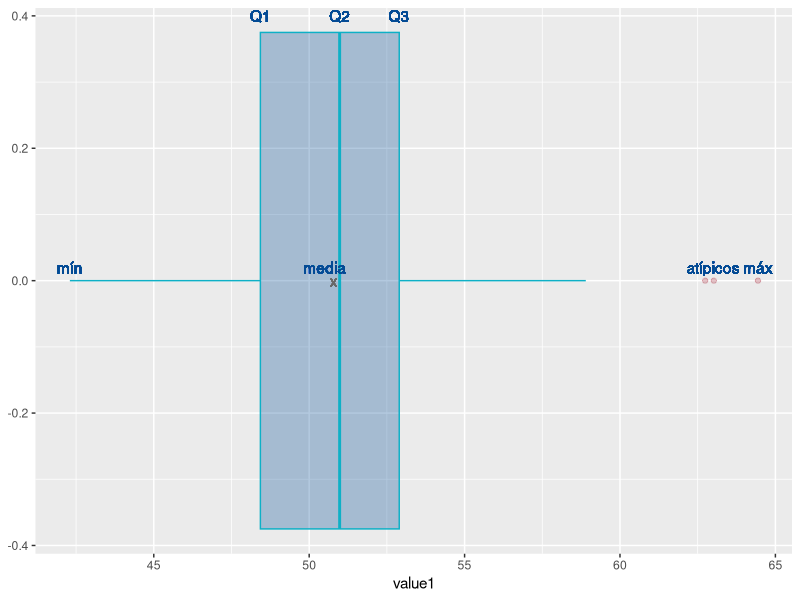
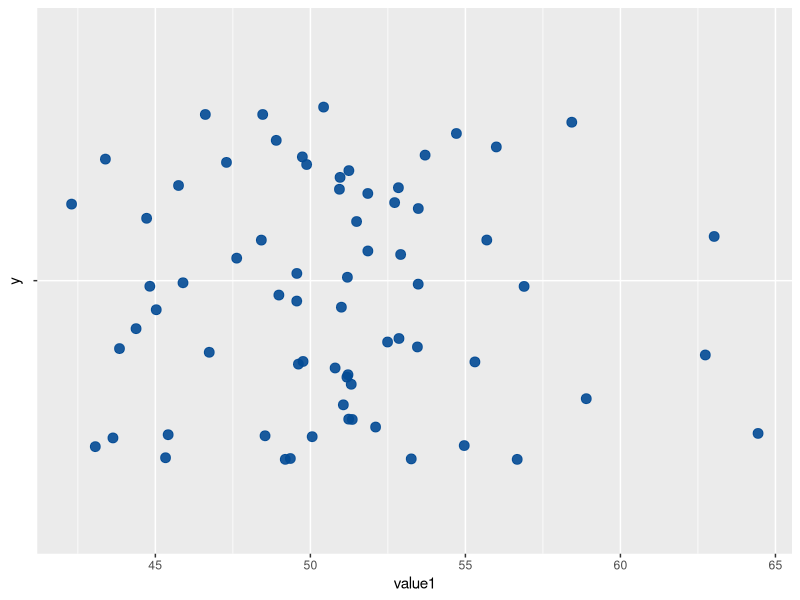

Reproduce these figures in R, in order.
library(tidyverse)
x=c(51.35, 49.88, 49.35, 51.21, 51.24, 45.75, 48.42, 47.29, 48.98, 50.06, 50.94, 45.41, 55.69, 48.90, 56.00, 44.72, 56.89, 46.61, 53.25, 48.46, 49.74, 45.03, 63.02, 50.96, 50.43, 51.19, 53.45, 52.10, 49.61, 45.89, 49.76, 42.30, 53.48, 54.71, 53.48, 56.67, 44.38, 51.18, 51.06, 54.96, 64.44, 51.85, 45.33, 62.74, 43.84, 51.32, 53.70, 51.00, 52.86, 43.06, 43.63, 51.24, 52.84, 49.19, 49.56, 49.56, 51.49, 55.31, 46.74, 47.62, 51.85, 58.90, 50.80, 43.39, 48.54, 52.72, 44.82, 52.49, 58.43, 52.91)
data1 <- data.frame(
  name1=rep("A",70),
  value1=x
)


p=ggplot(data1, aes(x=value1))+geom_boxplot(fill = "#034A94",           # Color caja
                                          alpha = 0.3,        # Transparencia
                                          color = "#0EB0C6",          # Color del borde
                                          outlier.colour = "#B0394A") # Color atípicos

p + geom_text(data = NULL, x = 52.89, y = 0.4, label = "Q3",col="#034A94")+
  geom_text(data = NULL, x = 50.98, y = 0.4, label = "Q2",col="#034A94")+
  geom_text(data = NULL, x = 48.43, y = 0.4, label = "Q1",col="#034A94") +
  geom_text(data = NULL, x = 42.3, y = 0.02, label = "mín",col="#034A94") +
  geom_text(data = NULL, x = 64.44, y = 0.02, label = "máx",col="#034A94") +
  geom_text(data = NULL, x = 63, y = 0.02, label = "atípicos",col="#034A94") +
  geom_text(data = NULL, x = 50.79, y = 0, label = "x",col="#686868") +
  geom_text(data = NULL, x = 50.5, y = 0.02, label = "media",col="#034A94")



p2=ggplot(data1, aes(x=value1, y=" "))+
  geom_jitter(color="#034A94", size=3, alpha=0.9) 
p2= p2 + geom_text(data = data1, x = 50.5, y = 0, label = "x",col="#034A94")
p2
